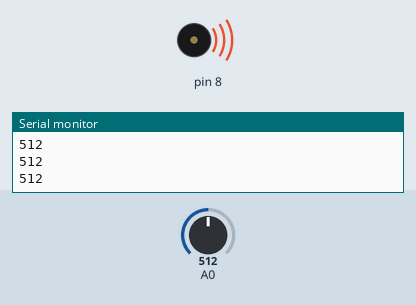
Bench run of a sketch on a simulated Arduino Uno, built with avr-gcc and run on an emulated ATmega328P. On the bench: buzzer (waves = sounding), the last lines printed to the serial monitor. The test bench sets the inputs (shaded band); at power-on: A0 = 512.

Above: at 1.2 s.
1.3 s: A0 set to 536
At 2.0 s:
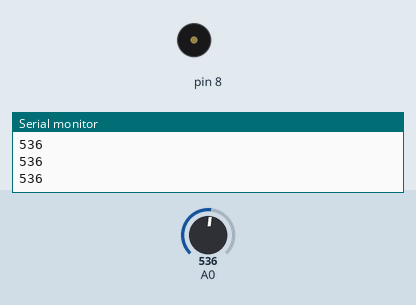
2.8 s: A0 set to 511
At 3.2 s:
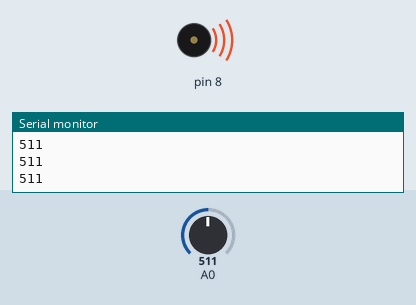
4.3 s: A0 set to 530
At 5.5 s:
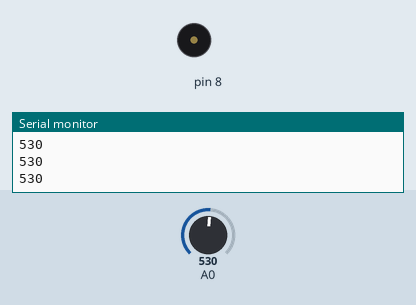
Timing chart, 0 to 7.3 s (numbered marks = the images above; inputs shaded):
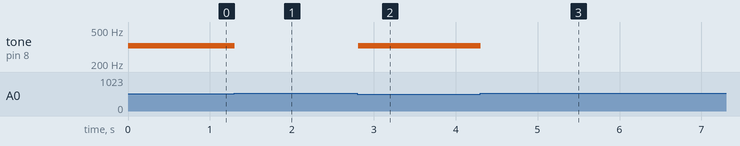

The sketch:

PROJECT07_Keyboard_Instrument.ino
```cpp
//creating an array of note frequencies (CEGB)
int notes[] = {261, 329, 392, 523};

void setup() {
  // put your setup code here, to run once:

//start communication with the computer
Serial.begin(9600);
}

void loop() {
  // put your main code here, to run repeatedly:

int inputValue = analogRead(A0);
Serial.println(inputValue);

if(inputValue>= 1015){
  tone(8, notes[3]);
}
else if(inputValue >= 990 && inputValue<= 1010){
  tone(8, notes[2]);
}
else if(inputValue >= 500 && inputValue <= 520){
  tone(8, notes[1]);
}
else if(inputValue >= 2 && inputValue <= 30){
  tone(8, notes[0]);
}
else{
  noTone(8);
}
}
```

Measured:
- the behaviour switches between 520 and 521 on A0 (found by bisection; images 0 and 1)
- after the input at 1.3 s, tone on pin 8: 329 Hz → silent at once
- after the input at 2.8 s, tone on pin 8: silent → 329 Hz at once
- after the input at 4.3 s, tone on pin 8: 329 Hz → silent at once
